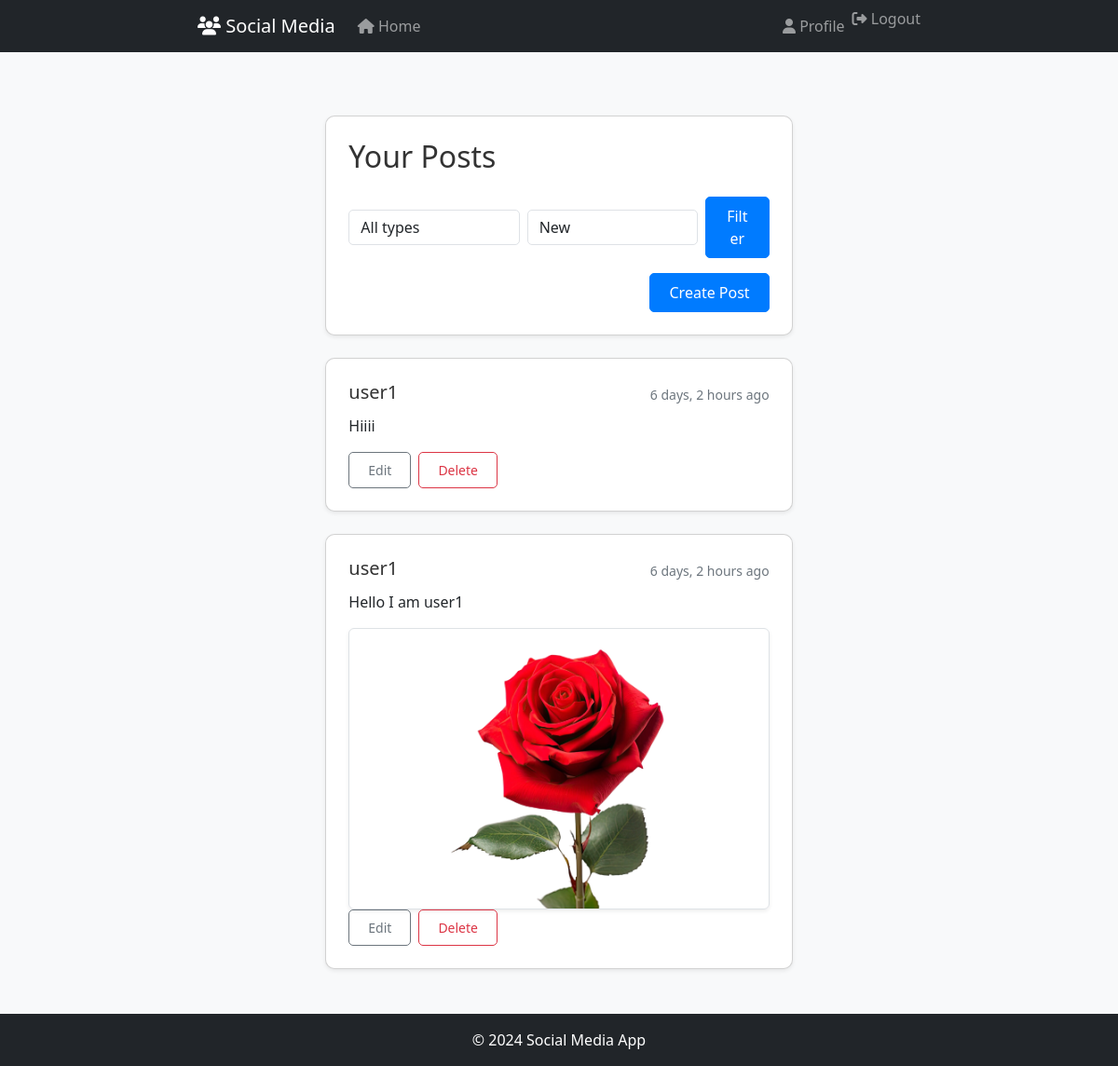
The page /profile/ (signed in) on the database as committed earlier.
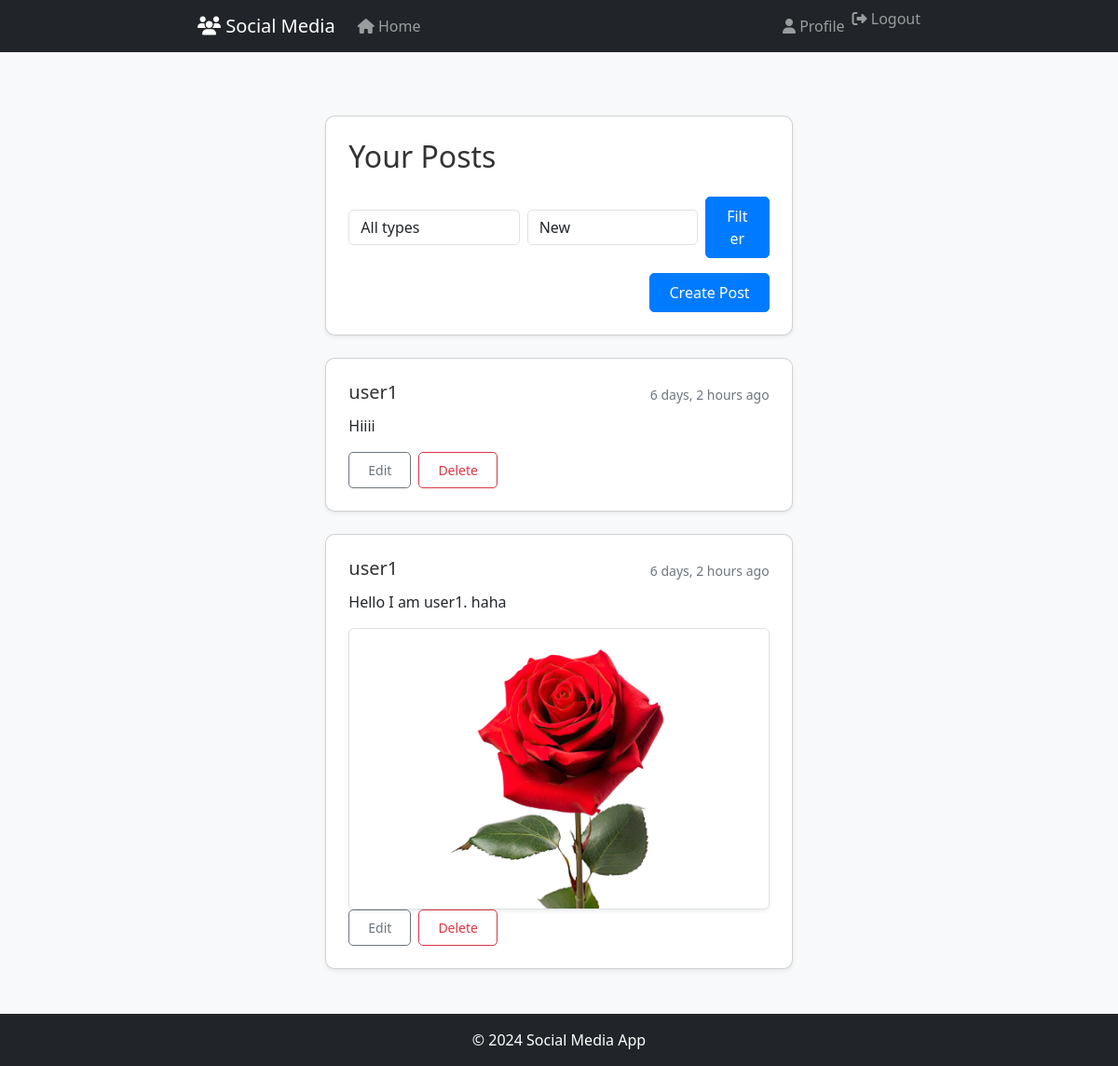
The same page on the database as committed later.
### posts/models.py (models this page shows, shortened)
class Post(models.Model):  # Model representing a post in the application
    user = models.ForeignKey(User, on_delete=models.CASCADE)  # User who created the post
    content = models.TextField()  # Content of the post
    image = models.ImageField(upload_to='posts/', blank=True, null=True)  # Optional image for the post
    created_at = models.DateTimeField(auto_now_add=True)  # Timestamp when the post was created
    updated_at = models.DateTimeField(auto_now=True)  # Timestamp when the post was last updated
    class Meta:  # Meta options for the Post model
        ordering = ['-created_at']  # Order posts by creation date, newest first

### posts/views.py (the view)
# urls.py: path('profile/', profile, name='profile'),
def profile(request):  # View for displaying the user's profile and their posts
    posts = Post.objects.filter(user=request.user)
    media_type = request.GET.get('media_type')
    if media_type == 'text':
        posts = posts.filter(image__exact='')
    elif media_type == 'image':
        posts = posts.exclude(image__exact='')
    ordering = request.GET.get('ordering', '-created_at')
    if ordering in ['-created_at', 'created_at']:
        posts = posts.order_by(ordering)
    context = {
        'posts': posts,
        'current_media_type': media_type or '',
        'current_ordering': ordering
    }
    return render(request, 'posts/profile.html', context)

### templates/posts/profile.html (shortened to what this page needs)
{% extends 'base.html' %}
{% block content %}
<div class="container py-4">
    <div class="col-md-8 mx-auto">
        <div class="card shadow-sm p-4 mb-4">
            <h2 class="mb-4">Your Posts</h2>
            <form method="get" class="row g-2 align-items-center">
                <div class="col-md-5">
                    <select name="media_type" class="form-control">
                        <option value="">All types</option>
                    </select>
                </div>
                <div class="col-md-5">
                    <select name="ordering" class="form-control">
                        <option value="-created_at" {% if current_ordering == '-created_at' %}selected{% endif %}>New</option>
                    </select>
                </div>
                <div class="col-md-2">
                    <button type="submit" class="btn btn-primary w-100">Filter</button>
                </div>
            </form>
            <div class="text-end mt-3">
                <a href="{% url 'post-create' %}" class="btn btn-primary">Create Post</a>
            </div>
        </div>
        {% for post in posts %}
            <div class="card shadow-sm mb-4">
                <div class="card-body">
                    <div class="d-flex justify-content-between align-items-center">
                        <h5 class="mb-1">{{ post.user.username }}</h5>
                        <small class="text-muted">{{ post.created_at|timesince }} ago</small>
                    </div>
                    <p class="mt-2">{{ post.content }}</p>
                    {% if post.image %}
                        <div class="text-center">
                            <img src="{{ post.image.url }}" class="img-fluid rounded border shadow-sm" style="max-width: 100%; height: auto; object-fit: cover;" alt="Post image">
                        </div>
                    {% endif %}
                    <div class="d-flex gap-2">
                        <a href="{% url 'post-update' post.id %}" class="btn btn-sm btn-outline-secondary">Edit</a>
                        <a href="{% url 'post-delete' post.id %}" class="btn btn-sm btn-outline-danger">Delete</a>
                    </div>
                </div>
            </div>
        {% empty %}
            <p class="text-center text-muted">You haven't created any posts yet.</p>
        {% endfor %}
    </div>
</div>
{% endblock %}

Rows that differ between the two databases and show on the page:
changed Post: content "Hello I am user1" → "Hello I am user1. haha"
